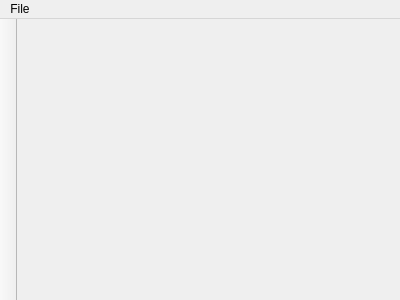
<?xml version="1.0" encoding="UTF-8"?>
<ui version="4.0">
 <class>MainWindow</class>
 <widget class="QMainWindow" name="MainWindow">
  <property name="geometry">
   <rect>
    <x>0</x>
    <y>0</y>
    <width>400</width>
    <height>300</height>
   </rect>
  </property>
  <property name="windowTitle">
   <string>Kantalupe Editor</string>
  </property>
  <property name="styleSheet">
   <string notr="true"> QMainWindow::separator {
     background: darkgrey;
     width: 1px; /* when vertical */
     height: 1px; /* when horizontal */
 }

</string>
  </property>
  <widget class="QWidget" name="centralWidget">
   <property name="maximumSize">
    <size>
     <width>1</width>
     <height>16777215</height>
    </size>
   </property>
  </widget>
  <widget class="QMenuBar" name="menuBar">
   <property name="geometry">
    <rect>
     <x>0</x>
     <y>0</y>
     <width>400</width>
     <height>21</height>
    </rect>
   </property>
   <widget class="QMenu" name="menuDatei">
    <property name="title">
     <string>File</string>
    </property>
   </widget>
   <addaction name="menuDatei"/>
  </widget>
  <widget class="QToolBar" name="mainToolBar">
   <property name="movable">
    <bool>false</bool>
   </property>
   <property name="allowedAreas">
    <set>Qt::LeftToolBarArea</set>
   </property>
   <property name="iconSize">
    <size>
     <width>48</width>
     <height>48</height>
    </size>
   </property>
   <property name="floatable">
    <bool>false</bool>
   </property>
   <attribute name="toolBarArea">
    <enum>LeftToolBarArea</enum>
   </attribute>
   <attribute name="toolBarBreak">
    <bool>false</bool>
   </attribute>
  </widget>
  <action name="actionNewTask">
   <property name="text">
    <string>New Task</string>
   </property>
  </action>
 </widget>
 <layoutdefault spacing="6" margin="11"/>
 <resources/>
 <connections/>
</ui>
